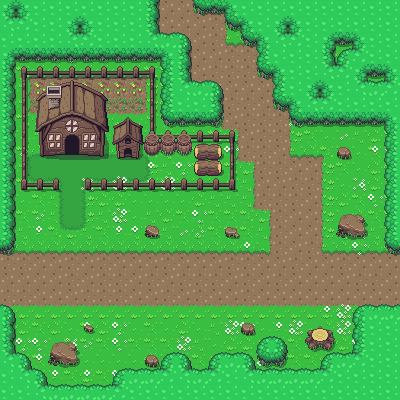

A 2D game scene composited from a Tiled map and its tileset images. What follows is a short description and the map's XML, with each tile layer's data collapsed to a summary:
An orthogonal 25x25 tile map with 16x16 px tiles, 6 tile layers (Ground, GroundDetail, Shadows, Fences, ...) and 24 objects.

<map version="1.4" tiledversion="1.4.2" orientation="orthogonal" renderorder="right-down" width="25" height="25" tilewidth="16" tileheight="16" infinite="0" nextlayerid="9" nextobjectid="31">
 <tileset firstgid="1" source="overworld.tsx" />
 <layer id="1" name="Ground" width="25" height="25">
  <data>[625 cells, 625 non-empty, 29 distinct tile ids]</data>
 </layer>
 <layer id="6" name="GroundDetail" width="25" height="25">
  <data>[625 cells, 521 non-empty, 42 distinct tile ids]</data>
 </layer>
 <layer id="8" name="Shadows" width="25" height="25">
  <data>[625 cells, 0 non-empty, 0 distinct tile ids]</data>
 </layer>
 <layer id="5" name="Fences" width="25" height="25">
  <data>[625 cells, 39 non-empty, 8 distinct tile ids]</data>
 </layer>
 <layer id="2" name="Collisions" width="25" height="25">
  <data>[625 cells, 274 non-empty, 49 distinct tile ids]</data>
 </layer>
 <layer id="4" name="Top of Player" width="25" height="25">
  <data>[625 cells, 12 non-empty, 12 distinct tile ids]</data>
 </layer>
 <objectgroup id="3" name="collision mask" visible="0">
  <object id="2" x="-9.99334" y="-0.666223" width="24.6502" height="253.831" />
  <object id="3" x="-1.33245" y="0" width="160.56" height="14.6569" />
  <object id="4" x="193.205" y="0" width="207.861" height="13.9907" />
  <object id="5" x="384.41" y="0" width="15.3231" height="255.829" />
  <object id="7" x="353.764" y="305.13" width="52.6316" height="59.2938" />
  <object id="8" x="369.753" y="365.756" width="43.3045" height="43.9707" />
  <object id="9" x="-31.3125" y="384.41" width="404.397" height="17.988" />
  <object id="10" x="-2.66489" y="303.797" width="18.6542" height="87.2751" />
  <object id="11" x="48.3636" y="363.455">
   <polygon points="0,0 8.54545,2.54545 27.2727,1.63636 30.3636,-1.81818 29.8182,-6.54545 26.7273,-12 30.1818,-14.3636 21.8182,-22.1818 18.1818,-20 14.9091,-22.1818 6.18182,-20.1818 2.72727,-17.4545" />
  </object>
  <object id="12" x="256.667" y="138.939">
   <polygon points="0,0 8.54545,2.54545 27.2727,1.63636 30.3636,-1.81818 29.8182,-6.54545 26.7273,-12 30.1818,-14.3636 21.8182,-22.1818 18.1818,-20 14.9091,-22.1818 6.18182,-20.1818 2.72727,-17.4545" />
  </object>
  <object id="13" x="336.667" y="235">
   <polygon points="0,0 8.54545,2.54545 27.2727,1.63636 30.3636,-1.81818 29.8182,-6.54545 26.7273,-12 30.1818,-14.3636 21.8182,-22.1818 18.1818,-20 14.9091,-22.1818 6.18182,-20.1818 2.72727,-17.4545" />
  </object>
  <object id="14" x="20" y="64" width="24" height="28" />
  <object id="15" x="17.3333" y="144" width="15.3333" height="21.3333" />
  <object id="16" x="81.0909" y="60.1818">
   <polygon points="0,0 2.18182,1.45455 12.9091,1.45455 14.9091,-3.45455 14.1818,-7.63636 10.3636,-10.7273 3.09091,-12.3636 -0.909091,-7.63636" />
  </object>
  <object id="17" x="128.667" y="125.333">
   <polygon points="0,0 2.18182,1.45455 12.9091,1.45455 14.9091,-3.45455 14.1818,-7.63636 10.3636,-10.7273 3.09091,-12.3636 -0.909091,-7.63636" />
  </object>
  <object id="18" x="352.667" y="108.667">
   <polygon points="0,0 2.18182,1.45455 12.9091,1.45455 14.9091,-3.45455 14.1818,-7.63636 10.3636,-10.7273 3.09091,-12.3636 -0.909091,-7.63636" />
  </object>
  <object id="19" x="305.333" y="204.333">
   <polygon points="0,0 2.18182,1.45455 12.9091,1.45455 14.9091,-3.45455 14.1818,-7.63636 10.3636,-10.7273 3.09091,-12.3636 -0.909091,-7.63636" />
  </object>
  <object id="20" x="241.333" y="334">
   <polygon points="0,0 2.18182,1.45455 12.9091,1.45455 14.9091,-3.45455 14.1818,-7.63636 10.3636,-10.7273 3.09091,-12.3636 -0.909091,-7.63636" />
  </object>
  <object id="22" x="144.667" y="366">
   <polygon points="0,0 2.18182,1.45455 12.9091,1.45455 14.9091,-3.45455 14.1818,-7.63636 10.3636,-10.7273 3.09091,-12.3636 -0.909091,-7.63636" />
  </object>
  <object id="23" x="226" y="80" width="42.6667" height="14.6667" />
  <object id="26" x="303.333" y="19.3333" width="33.3333" height="24.6667" />
  <object id="27" x="304.364" y="354.545">
   <polygon points="0,0 3.45455,-9.27273 15.2727,-13.4545 28.9091,-7.63636 31.0909,1.45455 26,13.0909 21.4545,13.4545 16.7273,10.7273 12.9091,13.6364 7.27273,13.2727 -0.363636,3.63636" />
  </object>
  <object id="29" x="40.5" y="174">
   <polygon points="0,0 23.25,-2.25 23.5,-21.75 29.5,-25.25 35.25,-25 40.5,-19.5 40,-2 78.75,1.25 98.25,0.75 102.75,-14 102.75,-33 87,-42 72.5,-31.75 68.25,-31.75 67.5,-60.25 53.75,-70.75 31.75,-78.75 8.75,-70.5 -6.25,-59.5 -3.5,-54.75 -6.75,-30.75 -7,-8.25" />
  </object>
  <object id="30" x="240.667" y="50.6667">
   <polygon points="0,0 3.45455,-9.27273 15.2727,-13.4545 28.9091,-7.63636 31.0909,1.45455 26,13.0909 21.4545,13.4545 16.7273,10.7273 12.9091,13.6364 7.27273,13.2727 -0.363636,3.63636" />
  </object>
 </objectgroup>
</map>
